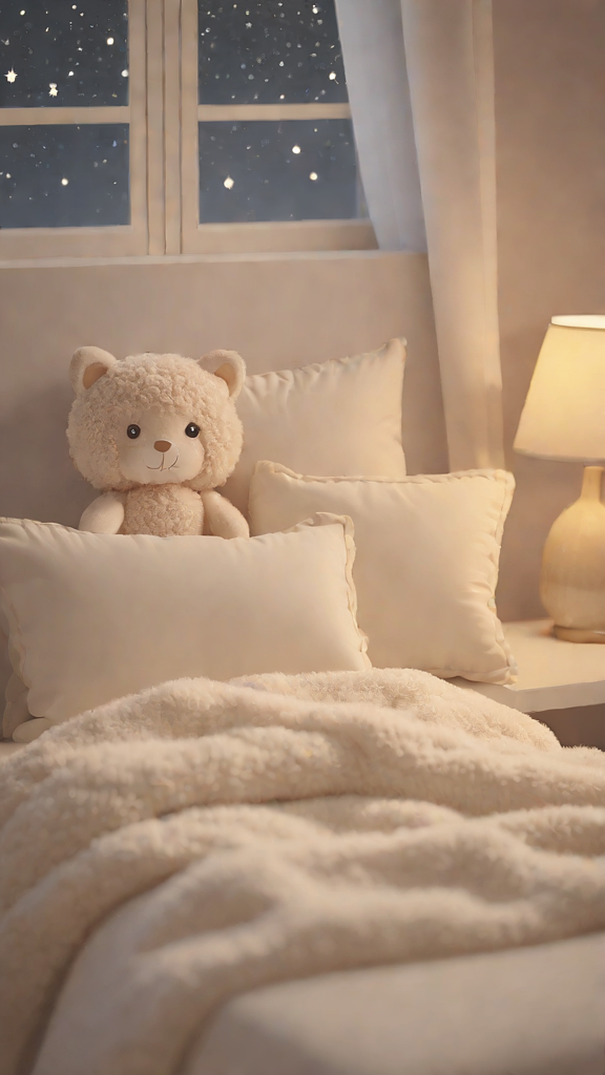
#> input picture mid-autumn/v2/assets/bed.png, 1210 x 2150 px (shown at 1/2 size); its folder holds only this picture in this run
$ python s1.py
#> lines starting #> are read from the running program, lines starting #| are printed output that depends on the picture; after the words box and inside, x2 and y2 are one past the last pixel; in counts of white or black regions, pixels touching at a corner belong together
### mid-autumn/v2/engine.py
# 2D 合成小引擎：圖層貼上（縮放/旋轉/透明度）、粒子、緩動，逐格輸出給 ffmpeg
import math, random, subprocess, numpy as np
from functools import lru_cache
from PIL import Image, ImageDraw, ImageFilter

W, H, FPS = 1080, 1920, 30


@lru_cache(None)
def load(name):
#> called with name = 'bed'
    return Image.open(f'assets/{name}.png').convert('RGBA')


@lru_cache(512)
def _xf(name, h, rot, flip):
    im = load(name)
    if flip:
        im = im.transpose(Image.FLIP_LEFT_RIGHT)
    s = h / im.height
    im = im.resize((max(1, round(im.width * s)), max(1, h)), Image.LANCZOS)
    if rot:
        im = im.rotate(rot, Image.BICUBIC, expand=True)
    return im


def put(canvas, name, cx, cy, h, rot=0.0, alpha=1.0, flip=False, anchor='c'):
    """把素材貼到 canvas，h=顯示高度(px)，anchor c=中心 b=底部中心"""
    im = _xf(name, int(round(h)), round(rot, 1), flip)
    if alpha < 1:
        im = im.copy(); im.putalpha(im.getchannel('A').point(lambda v: int(v * max(0, alpha))))
    x = int(cx - im.width / 2)
    y = int(cy - im.height / 2) if anchor == 'c' else int(cy - im.height)
    canvas.alpha_composite(im, (x, y)) if 0 <= x and 0 <= y and x + im.width <= canvas.width and y + im.height <= canvas.height \
        else canvas.paste(im, (x, y), im)


def cam(name, t, z0=1.0, z1=1.05, x0=0.5, y0=0.5, x1=0.5, y1=0.5):
    """背景推移：縮放 z、焦點 (x,y) 以比例表示，t∈[0,1]"""
    bg = load(name)
    z = z0 + (z1 - z0) * t
    fx, fy = x0 + (x1 - x0) * t, y0 + (y1 - y0) * t
    # 以背景為基準裁一個 9:16 視窗
    base = min(bg.width / W, bg.height / H)
#> base = 1.12
    cw, ch = W * base / z, H * base / z
#> cw = 1209.4; ch = 2150
    l = min(max(fx * bg.width - cw / 2, 0), bg.width - cw)
#> l = 0.312
    tp = min(max(fy * bg.height - ch / 2, 0), bg.height - ch)
#> tp = 0
    return bg.resize((W, H), Image.BILINEAR, box=(l, tp, l + cw, tp + ch))
#> returned value: PIL image 1080x1920 RGBA


def ease(t):
    t = min(max(t, 0), 1)
    return t * t * (3 - 2 * t)


def back(t):  # 彈出感
    t = min(max(t, 0), 1); c = 1.70158
    return 1 + (c + 1) * (t - 1) ** 3 + c * (t - 1) ** 2


def seg(t, a, b):
    return min(max((t - a) / (b - a), 0), 1)


# [28 lines left out: functions sparkle, heart, overlay, glow, not called in this run]


class Writer:
    # [6 lines left out: function __init__, not called in this run]

    def write(self, im):
        self.p.stdin.write(im.convert('RGB').tobytes())

    def close(self):
        self.p.stdin.close(); self.p.wait()

### mid-autumn/v2/s1.py
# 第一段：媽媽和熊寶窩在床上，被子當前景
import numpy as np
from PIL import Image, ImageFilter, ImageDraw
from engine import *

BG = cam('bed', 0, 1.0, 1.0)
# 被子上緣（量自 bed 背景），被子以下的背景當前景蓋住人物
EDGE = [(0, 1235), (200, 1225), (420, 1190), (640, 1200), (860, 1240), (1000, 1320), (1080, 1350)]
_m = Image.new('L', (W, H), 0)
#> _m: PIL image 1080x1920 L; every value is 0
ImageDraw.Draw(_m).polygon(EDGE + [(W, H), (0, H)], fill=255)
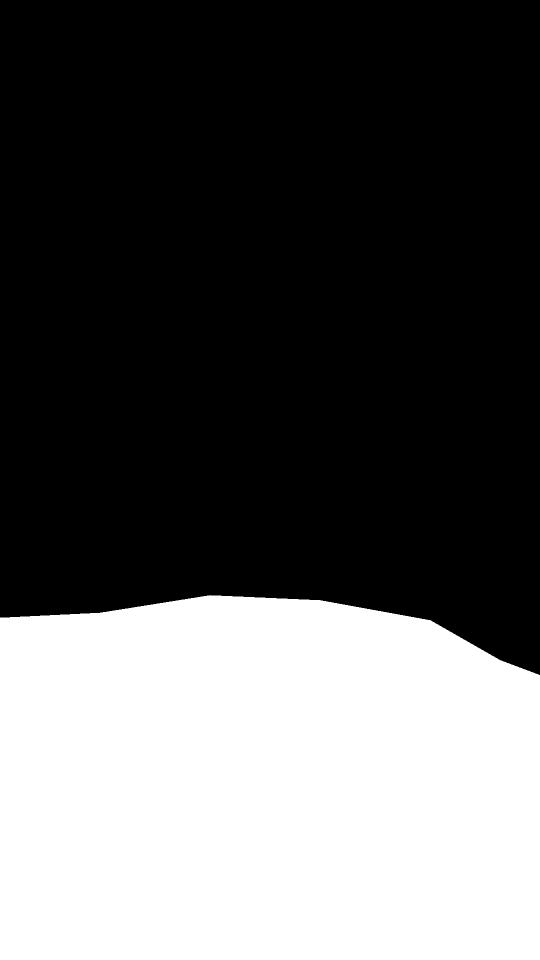
#> _m: PIL image 1080x1920 L (shown at 1/2 size); 35.9% white; 1 white region, box (x1, y1, x2, y2) and area: (0, 1190, 1080, 1920) 744250
FG = BG.copy(); FG.putalpha(_m.filter(ImageFilter.GaussianBlur(6)))
#> after `FG.putalpha(_m.filter(ImageFilter.GaussianBlur(6)))`:
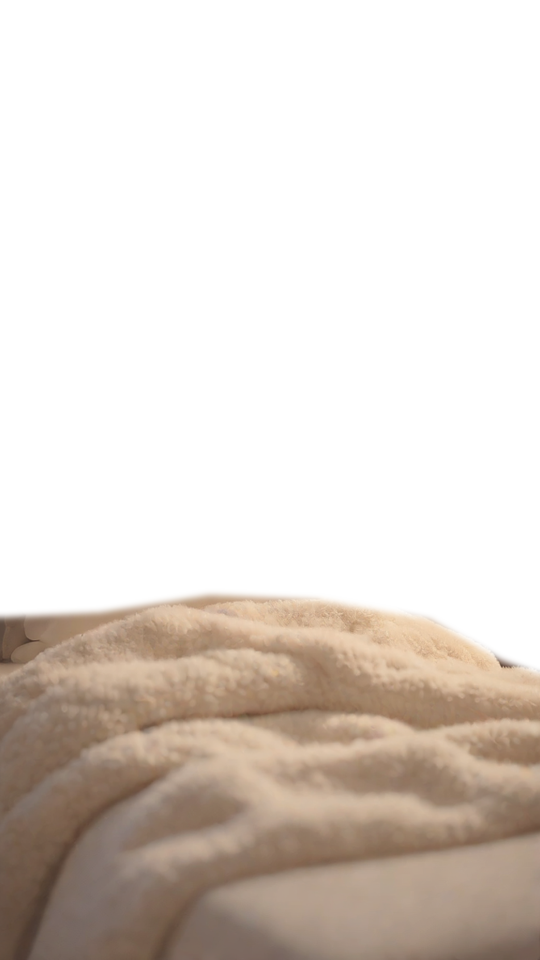
#> FG: PIL image 1080x1920 RGBA (shown at 1/2 size); mean R, G, B, A 164.1, 139.5, 119.1, 91.5; transparent parts drawn white

HEARTS = [(random.Random(i).uniform(250, 850), random.Random(i + 50).uniform(0, 1), random.Random(i + 99).uniform(18, 34)) for i in range(7)]


def frame(t, d):
    """t=本段秒數, d=本段總長"""
    f = BG.copy()
    br = math.sin(t * 2.2)  # 呼吸晃動
    put(f, 'm2', 420, 1440 + br * 6, 900, rot=-7 + br * 1.2, anchor='b')
    put(f, 'k2', 700, 1360 - br * 5, 760, rot=6 - br * 1.5, anchor='b')
    f.alpha_composite(FG)

    def fx(dr):
        for x, ph, r in HEARTS:
            u = (t / 3.2 + ph) % 1
            heart(dr, x + math.sin(u * 6 + ph * 9) * 30, 700 - u * 520, r, a=int(230 * math.sin(u * math.pi)))
    overlay(f, fx)
    z = 1.0 + 0.06 * ease(t / d)  # 慢慢推近
    cw, ch = W / z, H / z
    return f.resize((W, H), Image.BICUBIC, box=((W - cw) / 2, (H - ch) * 0.4, (W + cw) / 2, (H - ch) * 0.4 + ch))


if __name__ == '__main__':
#> (the run stopped early here; a loop or call above may not have finished)
